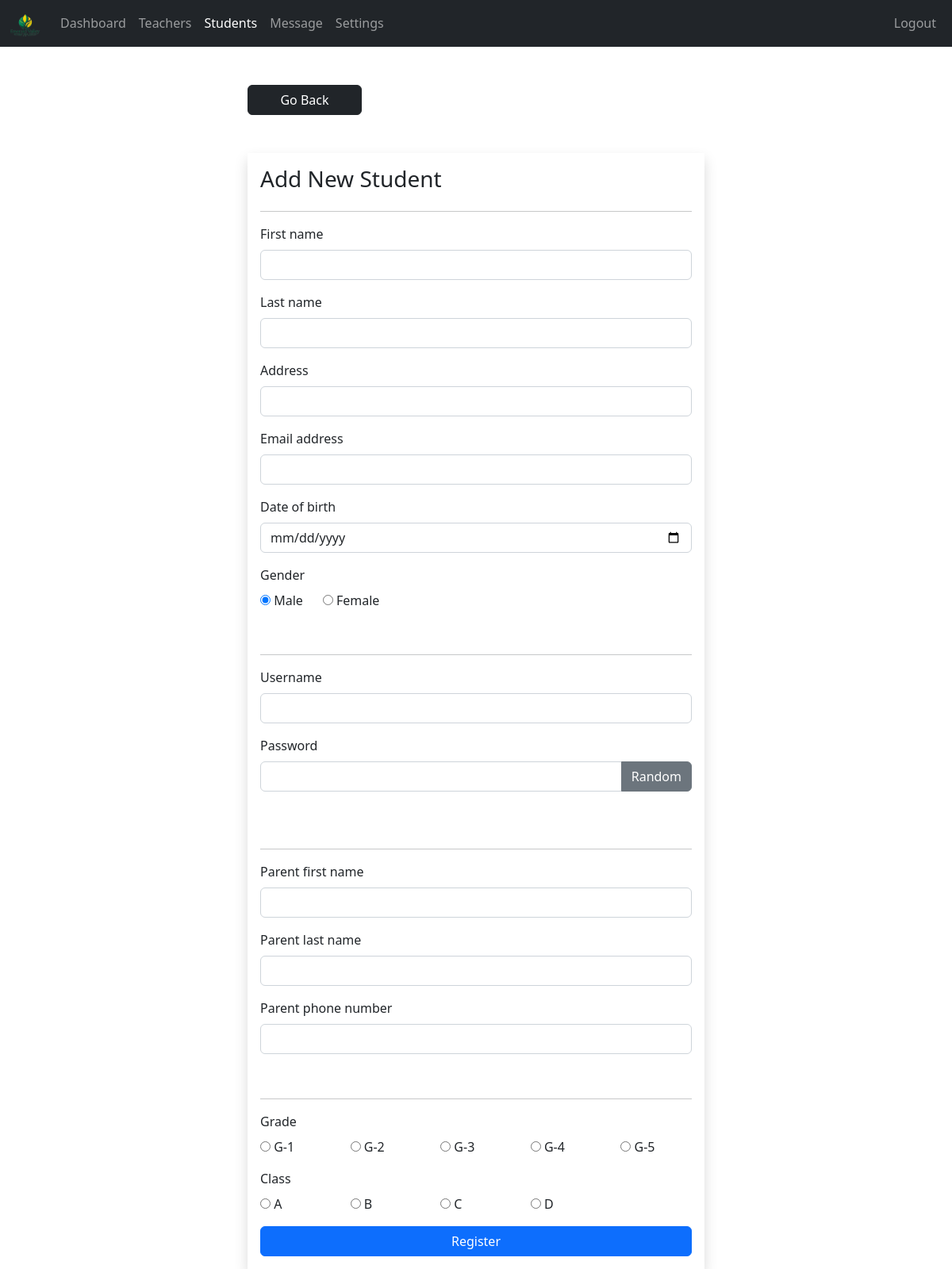
Screenshot of /admin/student-add.php (signed in) with the database file from the repository.
### tables this page shows
CREATE TABLE `grades` (
  `grade_id` int(11) NOT NULL,
  `grade` varchar(31) NOT NULL,
  `grade_code` varchar(7) NOT NULL
);

CREATE TABLE `section` (
  `section_id` int(11) NOT NULL,
  `section` varchar(7) NOT NULL
);

### admin/data/grade.php (called while the page is built, shortened)
<?php
function getAllGrades($conn){
   $sql = "SELECT * FROM grades";
   $stmt = $conn->prepare($sql);
   $stmt->execute();
   if ($stmt->rowCount() >= 1) {
     $grades = $stmt->fetchAll();
     return $grades;
   }else {
    return 0;
   }
}

### admin/data/section.php (called while the page is built, shortened)
<?php
function getAllSections($conn){
   $sql = "SELECT * FROM section";
   $stmt = $conn->prepare($sql);
   $stmt->execute();
   if ($stmt->rowCount() >= 1) {
     $sections = $stmt->fetchAll();
     return $sections;
   }else {
    return 0;
   }
}

### admin/student-add.php (the view, shortened to what this page needs)
<?php
if (isset($_SESSION['admin_id']) &&
    isset($_SESSION['role'])) {
    if ($_SESSION['role'] == 'Admin') {
       include "../DB_connection.php";
       include "data/grade.php";
       include "data/section.php";
       $grades = getAllGrades($conn);
       $sections = getAllSections($conn);
       $fname = '';
       $lname = '';
       $uname = '';
       $address = '';
       $email = '';
       $pfn = '';
       $pln = '';
       $ppn = '';
 ?>
<!DOCTYPE html>
<html lang="en">
<head>
	<link rel="stylesheet" href="https://cdn.jsdelivr.net/npm/bootstrap@5.2.0/dist/css/bootstrap.min.css">
	<link rel="stylesheet" href="../css/style.css">
  <link rel="stylesheet" href="https://cdnjs.cloudflare.com/ajax/libs/font-awesome/4.7.0/css/font-awesome.min.css">
</head>
<body>
    <?php
        include "inc/navbar.php";
     ?>
     <div class="container mt-5 d-flex justify-content-center flex-column w-50">
        <a href="student.php"
           class="btn btn-dark w-25 ms-0">Go Back</a>
        <form method="post"
              class="shadow p-3 mt-5  d-flex flex-column justify-content-center w-100"
              action="req/student-add.php">
        <h3>Add New Student</h3><hr>
        <div class="mb-3">
          <label class="form-label">First name</label>
          <input type="text"
                 class="form-control"
                 value="<?=$fname?>"
                 name="fname">
        </div>
        <div class="mb-3">
          <label class="form-label">Last name</label>
          <input type="text"
                 class="form-control"
                 value="<?=$lname?>"
                 name="lname">
        </div>
        <div class="mb-3">
          <label class="form-label">Address</label>
          <input type="text"
                 class="form-control"
                 value="<?=$address?>"
                 name="address">
        </div>
        <div class="mb-3">
          <label class="form-label">Email address</label>
          <input type="text"
                 class="form-control"
                 value="<?=$email?>"
                 name="email_address">
        </div>
        <div class="mb-3">
          <label class="form-label">Date of birth</label>
          <input type="date"
                 class="form-control"
                 name="date_of_birth">
        </div>
        <div class="mb-3">
          <label class="form-label">Gender</label><br>
          <input type="radio"
                 value="Male"
                 checked
                 name="gender"> Male
                 &nbsp;&nbsp;&nbsp;&nbsp;
          <input type="radio"
                 value="Female"
                 name="gender"> Female
        </div><br><hr>
        <div class="mb-3">
          <label class="form-label">Username</label>
          <input type="text"
                 class="form-control"
                 value="<?=$uname?>"
                 name="username">
        </div>
        <div class="mb-3">
          <label class="form-label">Password</label>
          <div class="input-group mb-3">
              <input type="password"
                     class="form-control"
                     name="pass"
                     id="passInput">
              <button class="btn btn-secondary"
                      id="gBtn">
                      Random</button>
          </div>
        </div><br><hr>
        <div class="mb-3">
          <label class="form-label">Parent first name</label>
          <input type="text"
                 class="form-control"
                 value="<?=$pfn?>"
                 name="parent_fname">
        </div>
        <div class="mb-3">
          <label class="form-label">Parent last name</label>
          <input type="text"
                 class="form-control"
                 value="<?=$pln?>"
                 name="parent_lname">
        </div>
        <div class="mb-3">
          <label class="form-label">Parent phone number</label>
          <input type="text"
                 class="form-control"
                 value="<?=$ppn?>"
                 name="parent_phone_number">
        </div><br><hr>
        <div class="mb-3">
          <label class="form-label">Grade</label>
          <div class="row row-cols-5">
            <?php foreach ($grades as $grade): ?>
            <div class="col">
              <input type="radio"
                     name="grade"
                     value="<?=$grade['grade_id']?>">
                     <?=$grade['grade_code']?>-<?=$grade['grade']?>
            </div>
            <?php endforeach ?>
          </div>
        </div>
        <div class="mb-3">
          <label class="form-label">Class</label>
          <div class="row row-cols-5">
            <?php foreach ($sections as $section): ?>
            <div class="col">
              <input type="radio"
                     name="section"
                     value="<?=$section['section_id']?>">
                     <?=$section['section']?>
            </div>
            <?php endforeach ?>
          </div>
        </div>
      <button type="submit" class="btn btn-primary">Register</button>
     </form>
     </div>
</body>
</html>
<?php
  }else {
    header("Location: ../login.php");
    exit;
  }
}else {
	header("Location: ../login.php");
	exit;
}
?>

### rows the page displays
grades: grade_code "G", grade "1"
grades: grade_code "G", grade "2"
grades: grade_code "G", grade "3"
grades: grade_code "G", grade "4"
grades: grade_code "G", grade "5"
section: section "A"
section: section "B"
section: section "C"
section: section "D"
